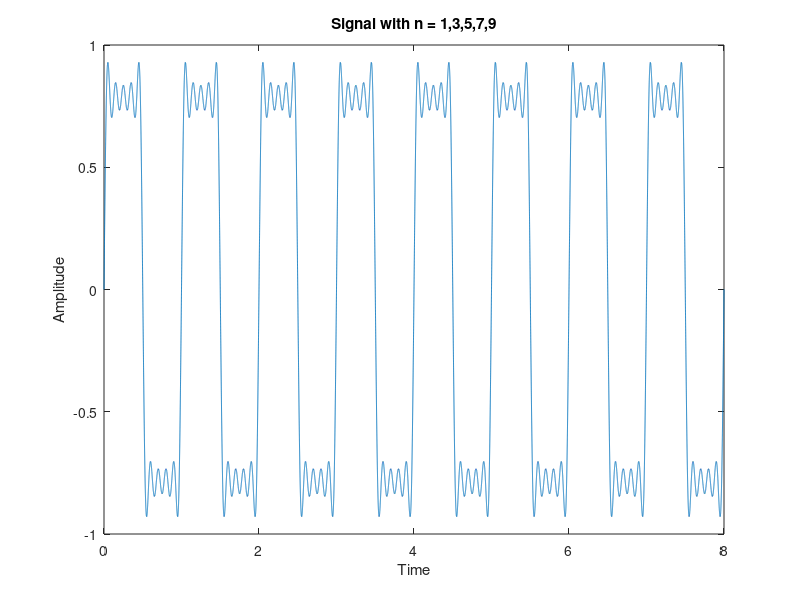

This chart was generated by the following MATLAB code:
clc;
clear all;
close all;
%lets define t
t = 0:0.0001:8;
%using loop from 1 to 9
y = 0;
for n = 1:2:9
    %Signal
    s = 1/(n)*(sin(2*n*pi*t));
    y = s+y;
end
%plotting signal declared in the loop
plot(t,y);
title('Signal with n = 1,3,5,7,9'); 
xlabel('Time');
ylabel('Amplitude');